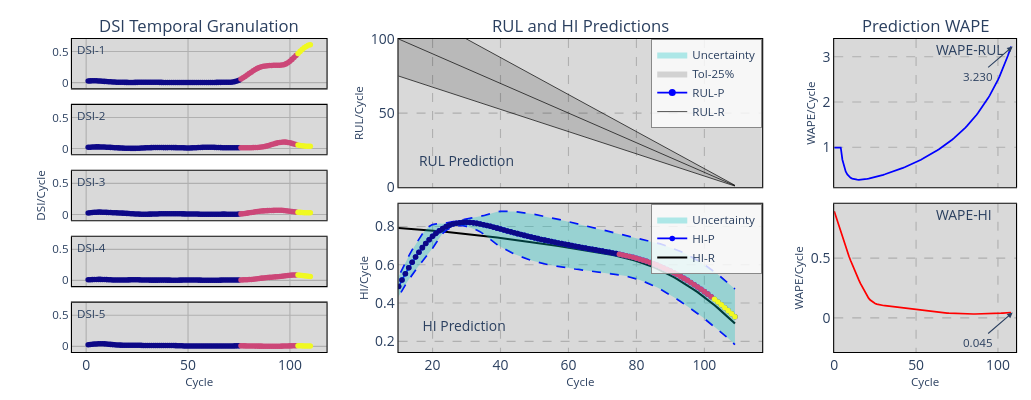

Notebook code for this chart:
### Code cell
RS_PATH     = r'Dataset\DSIR1n\B1_1.csv'
HI_PATH     = r'Dataset\HI1\Bearing1_1.csv'
RS = pd.read_csv(RS_PATH)
HI = pd.read_csv(HI_PATH)
sig = HI['PC1'].values
dfP = pd.read_csv(PARAMS_PATH).iloc[:,:11]
params = dfP.sort_values(dfP.columns[0], ascending=True).iloc[0, 1:].values

m,nI,nR,nO,mO,N1,N2,N3,τ,act = ParseParams(params)
m = 1.9
X, Y, Z, kX = PrepareData(RS, HI, W, nI, nO, mO)
ref, J, L = RefEoL(sig, EOL, kX) 

teda = AutoCloud(m=m,nI=nI,nR=nR,nO=nO,ηS=[N1,N2,N3],
			  tau=τ,eol=EOL,ref=ref,act=1,st=0,end=0,
			  wtaG=False,wtaP=False,store=True,feedback='symmetric',mO=mO,
			  rls_mode ='log',nf_rls = 3, ff_rls=1, dt_rls = 1e3
			  )

teda.SimGranularRUL(J,L,X,Y,Z)

PlotSimulation(teda=teda,mode='ply',xi=10, yf=100,ftrs=5,dsi_mode='hide')
